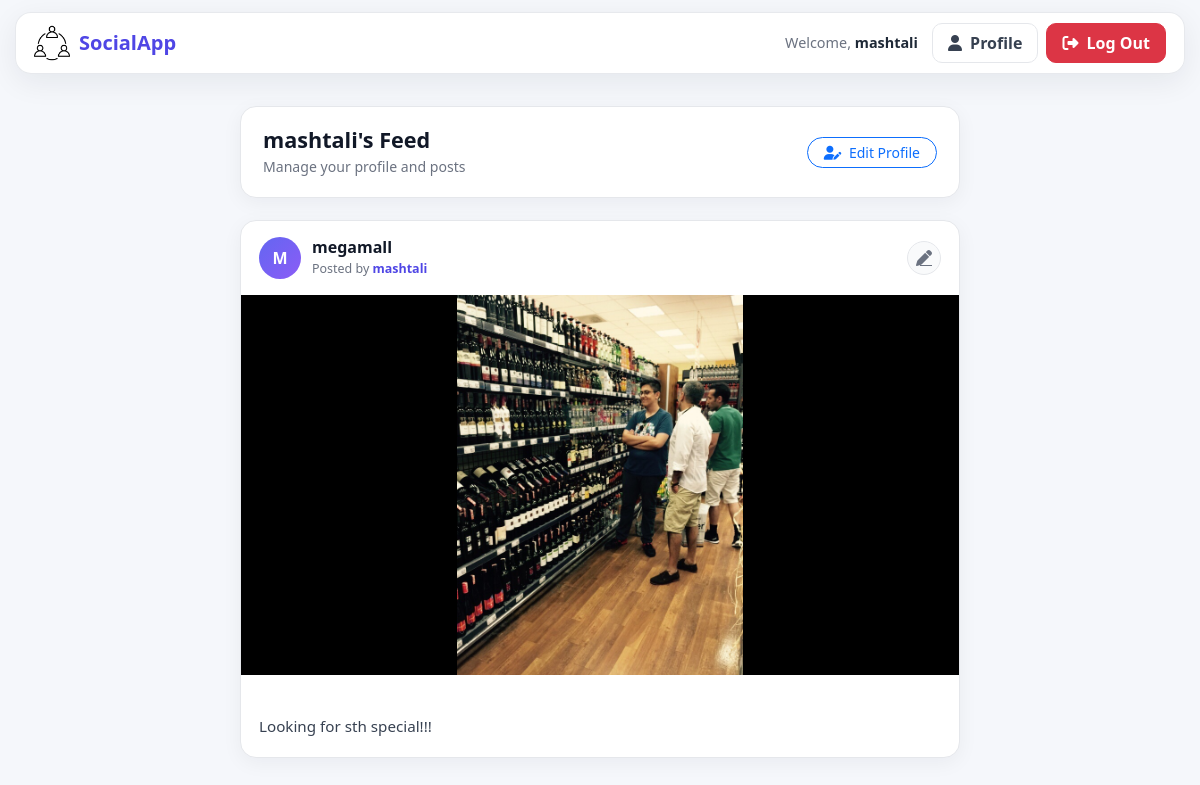
Page /users/user-profile/mashtali/ (signed in) on the earlier database version.
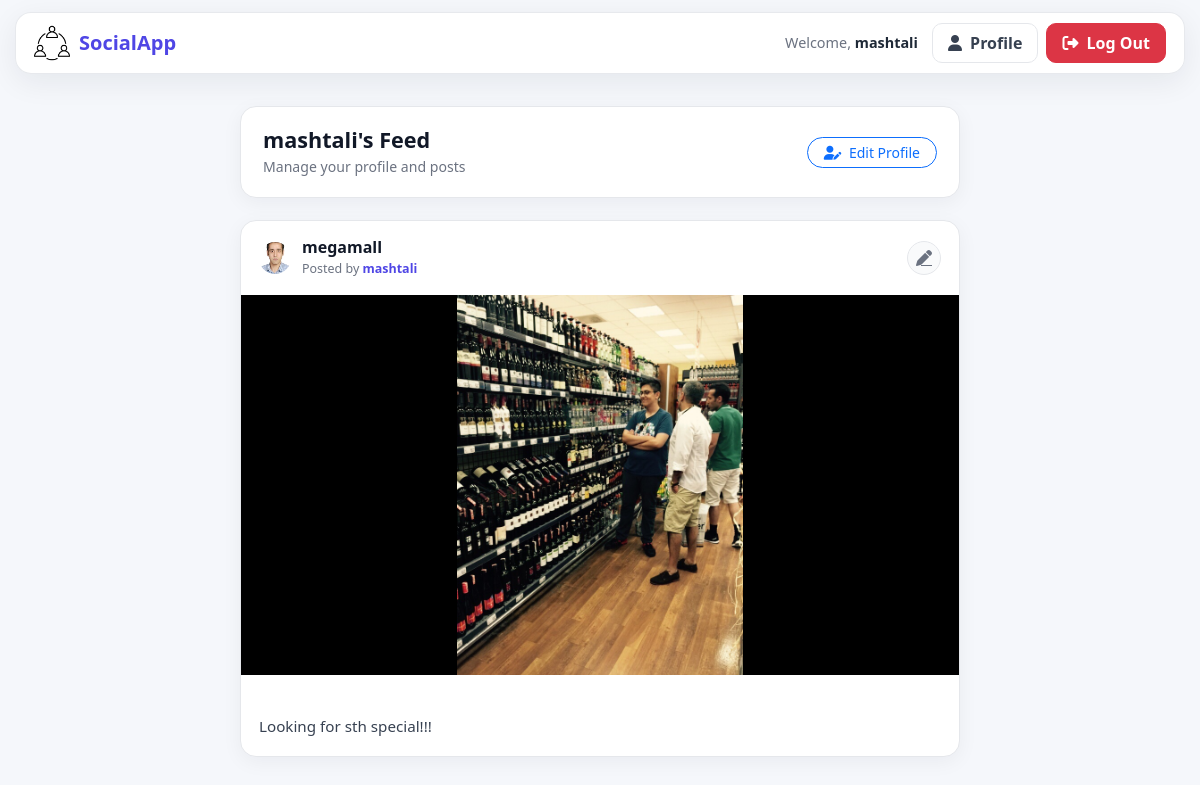
Same page on the later database version.
### posts/models.py (models this page shows, shortened)
class Post(models.Model):
    user = models.ForeignKey(settings.AUTH_USER_MODEL,
                            on_delete=models.CASCADE)
    image = models.ImageField(upload_to='image/%y/%m/%d')
    caption = models.TextField(blank=True)
    title = models.CharField(max_length=200)
    slug = models.SlugField(max_length=200,blank=True)
    created = models.DateTimeField(auto_now_add=True)
    liked_by = models.ManyToManyField(settings.AUTH_USER_MODEL,related_name='post_liked',blank=True)
    class Meta:
        ordering = ['-created']  # Set default ordering for all queries (newest first)

### users/models.py (models this page shows, shortened)
class Profile(models.Model):
    user = models.OneToOneField(settings.AUTH_USER_MODEL,on_delete=models.CASCADE)
    photo = models.ImageField(upload_to='users/%Y/%m/%d', blank=True)

### users/views.py (the view)
# urls.py: path('user-profile/<str:username>/', views.user_profile , name = 'user_profile'),
@login_required
def user_profile(request, username):
    profile_user = get_object_or_404(User, username=username)
    user_posts = profile_user.post_set.all().order_by('-created')  # Assuming Related name on Post model or default set
    context = {
        'profile_user': profile_user,
        'posts': user_posts,
    }
    return render(request, 'users/profile.html', context)

### users/templates/users/profile.html (shortened to what this page needs)
{% extends 'base.html' %}
{% block body %}
<div class="feed-container">
<div class="feed-header">
    <div>
        <h2 class="feed-title">
            {{ profile_user.username }}'s Feed
        </h2>
        <p class="feed-subtitle">
            {% if request.user == profile_user %}
                Manage your profile and posts
            {% else %}
                Viewing posts shared by {{ profile_user.username }}
            {% endif %}
        </p>
    </div>
    {% if request.user == profile_user %}
    <a href="{% url 'edit' %}"
       class="btn btn-outline-primary btn-sm rounded-pill px-3">
        <i class="fa-solid fa-user-pen me-1"></i>
        <span class="d-none d-sm-inline">
            Edit Profile
        </span>
    </a>
    {% endif %}
</div>
{% for post in posts %}
    <article class="post-card" id="post-{{ post.id }}">
        <div class="post-header">
            <div class="post-user">
                <div class="d-flex align-items-center gap-2">
                    {% if post.user.profile.photo %}
                        <img src="{{ post.user.profile.photo.url }}" alt="{{ post.user.username }}" class="rounded-circle" style="width: 32px; height: 32px; object-fit: cover;">
                    {% else %}
                        <div class="user-avatar">
                            {{ post.user.username|first }}
                        </div>
                    {% endif %}
                </div>
                <div>
                    <h3 class="post-title">
                        {{ post.title }}
                    </h3>
                    <span class="post-author">
                        Posted by
                        <a href="{% url 'user_profile' username=post.user.username %}" class="text-decoration-none">
                            <strong>{{ post.user.username }}</strong>
                        </a>
                    </span>
                </div>
            </div>
        {% if request.user == post.user %}
            <a href="{% url 'edit_post' post.id %}"
               class="edit-post-btn"
               aria-label="Edit post"
               title="Edit post">
                <i class="fa-solid fa-pen"></i>
            </a>
        {% endif %}
        </div>
        {% if post.image %}
            <div class="post-image-container">
                <img src="{{ post.image.url }}"
                     alt="{{ post.title }}"
                     class="post-image">
            </div>
        {% endif %}
        {% if post.caption %}
            <div class="post-caption">
                {{ post.caption }}
            </div>
        {% endif %}
    </article>
{% endfor %}
</div>
{% endblock %}

Differences in the rows shown:
changed through a linked row, Post "megamall": user.profile.photo: picture added; user.username|first "M" → (not shown)
